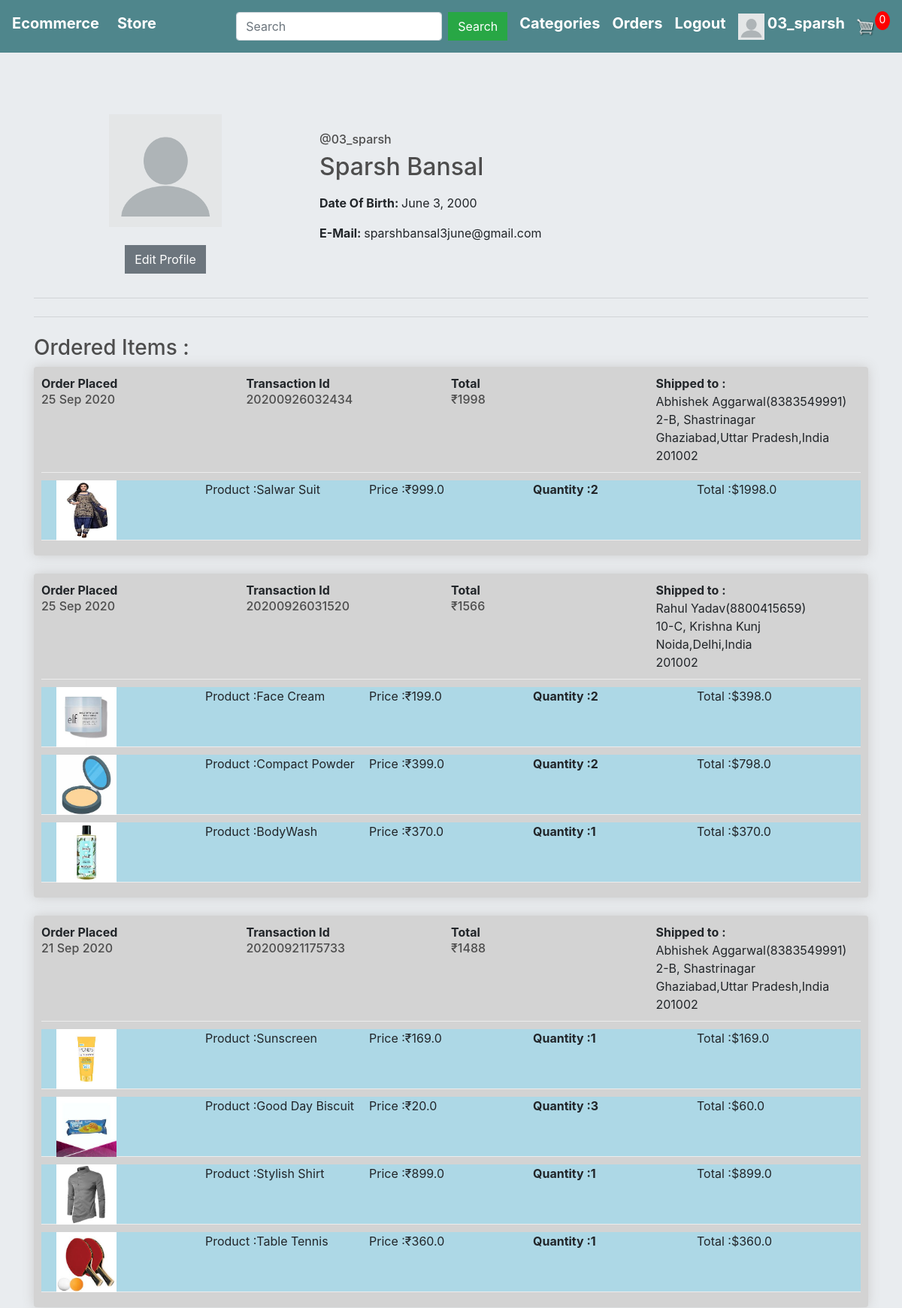
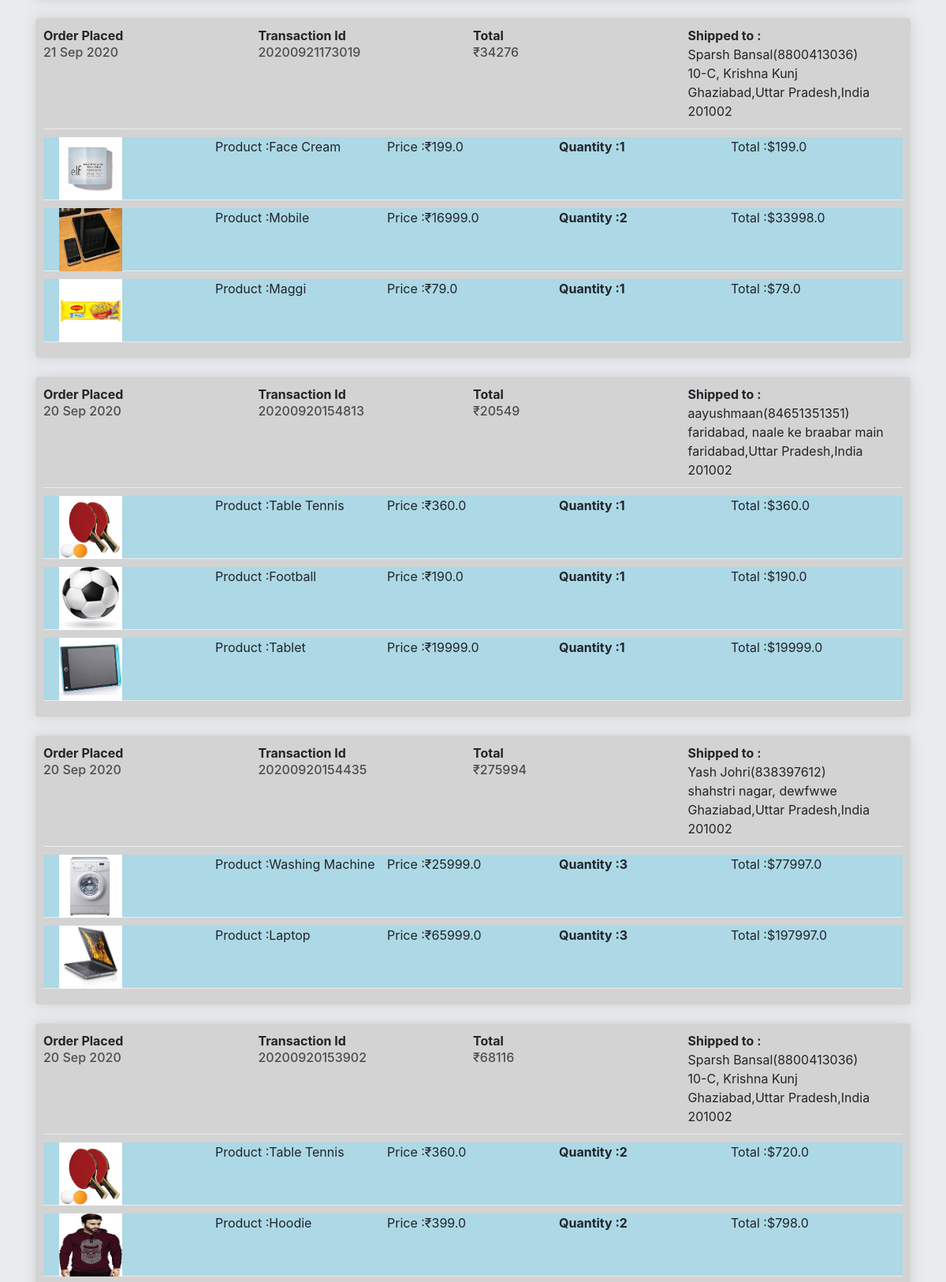
Screenshot of /auth/profile/03_sparsh/ (signed in, upper part) with the database file from the repository (2 pictures, top to bottom).
### accounts/models.py (models this page shows, shortened)
class Profile(models.Model):
    user = models.OneToOneField(User, on_delete=models.CASCADE)
    dob = models.DateField(null=True, blank=True, help_text="Date of Birth")
    photo = models.ImageField(
        null=True,
        blank=True,
        upload_to='profile_photos/',
        help_text="Profile Photo",
    )
    class Meta:
        verbose_name = "User Profile"
        verbose_name_plural = "User Profiles"

### store/models.py (models this page shows, shortened)
class FullOrder(models.Model):
    user = models.ForeignKey(User,on_delete=models.CASCADE,null=True)
    recepient_fullname = models.CharField(max_length=100, null=True, blank=False)
    phone_no = models.IntegerField(null=True, blank=False)
    address_line1 = models.CharField(max_length=200, null=True, blank=False)
    address_line2 = models.CharField(max_length=100, null=True, blank=True)
    city = models.CharField(max_length=200, null=True,blank=False)
    state = models.CharField(max_length=200, null=True,blank=False)
    country = models.CharField(max_length=100, null=True, blank=False)
    zipcode = models.CharField(max_length=200, null=True,blank=False)
    amount = models.IntegerField(null=True,blank=True)
    transaction_id = models.CharField(max_length=100,null=True,blank=False)
    date_ordered = models.DateTimeField(auto_now_add=True,null=True,blank=True)

class Purchased_item(models.Model):
    user = models.ForeignKey(User,on_delete=models.CASCADE,null=True)
    order = models.ForeignKey(FullOrder,on_delete=models.CASCADE,null=True)
    quantity = models.IntegerField(default=0, blank=True, null=True)
    name = models.CharField(max_length=100, blank=False, name=False)
    price = models.FloatField(blank=False, null=True)
    image = models.ImageField(null=True, blank=True)
    description = models.TextField(null=True, blank=True)
    @property
    def get_imageURL(self):
        try:
            url = self.image.url
        except:
            url = ''
        return url
    @property
    def get_total(self):
        total = self.price * self.quantity
        return total

### accounts/views.py (the view)
# urls.py: path('profile/<str:username>/', views.profilepage, name='profile_page'),  # Renamed URL pattern
def profilepage(request, username):
    if not request.user.is_authenticated:
        return HttpResponseRedirect(reverse('user_login'))
    total_item_cart = 0
    if request.user.is_authenticated:
        items = OrderItem.objects.filter(user=request.user)
        for item in items:
            total_item_cart += item.quantity
    user = User.objects.get(username=username)
    profile = Profile.objects.all()
    orders = FullOrder.objects.filter(user=request.user).order_by('-date_ordered')
    ordered = []
    for order in orders:
        tt = []
        items = Purchased_item.objects.filter(order=order)
        for item in items:
            tt.append(item)
        ordered.append({'order': order, 'items': tt})
    product_categories = ProductCategories.objects.all()
    context = {
        'product_categories': product_categories,
        'ordered': ordered,
        'profile': profile,
        'user': user,
        'total_item_cart': total_item_cart,
    }
    return render(request, 'accounts/profilepage.html', context)

### accounts/templates/accounts/profilepage.html (shortened to what this page needs)
{% extends 'store/main.html' %}
{% block content %}
    <div class="row my-2">
		<div class="col-lg-4 order-lg-1 text-center">
			{% if request.user.profile.photo %}
				<img src="{{ user.profile.photo.url }}" class="mx-auto img-fluid img-circle d-block" alt="avatar" width="150" height="150">
			{% else %}
				<img src="http://127.0.0.1:8000/static/images/default.png" class="mx-auto img-fluid img-circle d-block" alt="avatar" width="150" , height="150">
			{% endif %}
            {% if request.user.is_authenticated %}
				{% if request.user == user %}
					<br>
					<a class="btn btn-secondary mb-2" href="{% url 'edit_profile' %}">Edit Profile</a>
				{% endif %}
			{% endif %}
        </div>
        <div class="col-lg-8 order-lg-2">
            <div class="tab-content py-4">
                <div class="tab-pane active" id="profile">
					<h6>@{{user.username}}</h6>
                    <h2 class="mb-3">{{user.first_name}} {{user.last_name}}</h2>
                    <div class="row">
                        <div class="col-md-6">
							<p><strong>Date Of Birth: </strong>{{user.profile.dob}}</p>
							<p><strong>E-Mail: </strong>{{user.email}}</p>
                        </div>
                    </div>
                </div>
            </div>
        </div>
	</div>
	<hr class="my-4">
	<hr class="my-4">
	<h3>Ordered Items : </h3>
	<div>
		{% if request.user.is_authenticated %}
			{% for order in ordered %}
				<div class="box-element" style="background-color: lightgray" ">
						<div class="cart-row">
							<div style="flex:1">
								<strong>Order Placed</strong>
								<h6>{{ order.order.date_ordered | date:"d M Y"}} </h6>
							</div>
							<div style="flex:1">
								<strong>Transaction Id</strong>
								<h6>{{order.order.transaction_id}}</h6>
							</div>
							<div style="flex:1">
								<strong>Total</strong>
								<h6>&#8377;{{order.order.amount}}</h6>
							</div>
							<div style="flex:1">
								<strong>Shipped to :</strong>
								<div>{{order.order.recepient_fullname}}({{order.order.phone_no}})</div>
								<div>{{order.order.address_line1}}, {{order.order.address_line2}}</div>
								<div>{{order.order.city}},{{order.order.state}},{{order.order.country}}</div>
								<div>{{order.order.zipcode}}</div>
							</div>
						</div>
					{% for item in order.items %}
						<div class="cart-row" style="background-color: lightblue;height: 80px">
							<div style="flex:1"><img style="width: 80px; height: 80px;margin-left: 20px" class="row-image" src="{{item.get_imageURL}}"></div>
							<div style="flex:1"><p>Product :{{item.name}}</p></div>
							<div style="flex:1"><p>Price :&#8377;{{item.price}}</p></div>
							<div style="flex:1">
								<p class="quantity">Quantity :{{item.quantity}}</p>
							</div>
							<div style="flex:1"><p>Total :${{item.get_total}}</p></div>
						</div>
					{% endfor %}
				</div>
				<br>
			{% endfor %}
			<br>
		{% endif %}
	</div>
	<br><br>
{% endblock %}

### store/templates/store/main.html (shortened to what this page needs)
<!DOCTYPE html>
{% load static %}
<html>
<head>
	<link rel="stylesheet" href="https://stackpath.bootstrapcdn.com/bootstrap/4.4.1/css/bootstrap.min.css">
	<link rel="stylesheet" href="https://maxcdn.bootstrapcdn.com/bootstrap/4.0.0/css/bootstrap.min.css">
	<link rel="stylesheet" href="https://cdnjs.cloudflare.com/ajax/libs/font-awesome/5.14.0/css/all.min.css" />
	<link rel="stylesheet" type="text/css" href="{% static 'store/css/main.css' %}">
</head>
<body>
	<nav class="navbar navbar-expand-lg navbar-dark bg-dark">
	  <h5><strong><a class="navbar-brand" href="{% url 'store' %}" style="color: white">Ecommerce</a></strong></h5>
	  <div class="collapse navbar-collapse" id="navbarSupportedContent">
	    <ul class="navbar-nav mr-auto">
	      <li class="nav-item active">
	        <h5><strong><a class="nav-link" href="{% url 'store' %}" style="color: white">Store <span class="sr-only">(current)</span></a></strong></h5>
	      </li>
	    </ul>
	    <div class="form-inline my-2 my-lg-0">
	    	<form method="get" action="{% url 'search' %}" class="form-inline my-2 my-lg-0">
					<input type="search" name="search" aria-label="Search" placeholder="Search" class="form-control mr-sm-2">
					<button class="btn btn-success my-2 mr-sm-3" type="submit">Search</button>
			</form>
			<div class="dropdown mr-sm-3">
					  <h5><strong><a style="color: white">Categories</a></strong></h5>
			</div>
	    	{% if request.user.is_authenticated %}
	     		<h5 class="mr-sm-3"><strong><a href="{% url 'order_details' %}" style="color: white">Orders</a></strong></h5>
	     		<h5 class="mr-sm-3"><strong><a href="{% url 'user_logout' %}" style="color: white">Logout</a></strong></h5>
	     		{% if request.user.profile.photo %}
					<a href="{% url 'profilepage' username=user.username %}"><img class="mr-sm-1" src="{{ request.user.profile.photo.url }}" width="35" height="35"></a>
				{% else %}
					<a href="{% url 'profilepage' username=user.username %}"><img class="mr-sm-1" src="/static/images/default.png" width="35" , height="35"></a>
				{% endif %}
		    	<h5><strong><a href="{% url 'profilepage' username=request.user.username %}" style="color: white">{{request.user.username}}</a></strong></h5>
	     	{% else %}
	     		<h5 class="mr-sm-3"><strong><a href="{% url 'user_login' %}" style="color: white">Login</a></strong></h5>
	     		<div>
		     		<h5 class="mr-sm-3"><strong><a href="{% url 'register' %}" style="color: white">SignUp</a></strong></h5>
	     		</div>
	     	{% endif %}
	     	<a href="{% url 'cart' %}">
	    		<img  id="cart-icon" src="{% static 'images/cart.png' %}">
	    	</a>
	    	<p id="cart-total">{{total_item_cart}}</p>
	    </div>
	  </div>
	</nav>
	<div class="jumbotron jumbotron-fluid">
		<div class="container container-fluid">
			{% block content %}
			{% endblock %}
		</div>
	</div>
</body>
</html>

### static/store/css/main.css (style rules this page uses)
body { background-color: hsl(0, 0%, 98%); }
h1,h2,h3,h4,h5,h6 { color:hsl(0, 0%, 30%); }
.box-element { box-shadow:hsl(0, 0%, 80%) 0 0 16px; background-color: #fff; border-radius: 4px; padding: 10px; }
.bg-dark { background-color: #4f868c!important; }
#cart-icon { width:25px; display: inline-block; margin-left: 15px; }
#cart-total { display: block; text-align: center; color:#fff; background-color: red; width: 20px; height: 25px; border-radius: 50%; font-size: 14px; }
.col-lg-4, .col-lg-6, .col-lg-8, .col-lg-12 { margin-top: 10px; }
.btn { border-radius: 0; }
.row-image { width: 100px; }
.cart-row { display: flex; align-items: flex-stretch; padding-bottom: 10px; margin-bottom: 10px; border-bottom: 1px solid #ececec; }
.quantity { display: inline-block; font-weight: 700; padding-right:10px; }

### store/templates/store/main.html (style rules this page uses)
.dropdown { position: relative; display: inline-block; }

### rows the page displays
FullOrder: order.date_ordered "25 Sep 2020", order.transaction_id "20200926032434", order.amount "1998", order.recepient_fullname "Abhishek Aggarwal", order.phone_no "8383549991", order.address_line1 "2-B", order.address_line2 "Shastrinagar", order.city "Ghaziabad", order.state "Uttar Pradesh", order.country "India", order.zipcode "201002"
Purchased_item: get_imageURL (picture), name "Salwar Suit", price "999.0", quantity "2", get_total "1998.0"
FullOrder: order.date_ordered "25 Sep 2020", order.transaction_id "20200926031520", order.amount "1566", order.recepient_fullname "Rahul Yadav", order.phone_no "8800415659", order.address_line1 "10-C", order.address_line2 "Krishna Kunj", order.city "Noida", order.state "Delhi", order.country "India", order.zipcode "201002"
Purchased_item: get_imageURL (picture), name "Face Cream", price "199.0", quantity "2", get_total "398.0"
Purchased_item: get_imageURL (picture), name "Compact Powder", price "399.0", quantity "2", get_total "798.0"
Purchased_item: get_imageURL (picture), name "BodyWash", price "370.0", quantity "1", get_total "370.0"
FullOrder: order.date_ordered "21 Sep 2020", order.transaction_id "20200921175733", order.amount "1488", order.recepient_fullname "Abhishek Aggarwal", order.phone_no "8383549991", order.address_line1 "2-B", order.address_line2 "Shastrinagar", order.city "Ghaziabad", order.state "Uttar Pradesh", order.country "India", order.zipcode "201002"
Purchased_item: get_imageURL (picture), name "Sunscreen", price "169.0", quantity "1", get_total "169.0"
Purchased_item: get_imageURL (picture), name "Good Day Biscuit", price "20.0", quantity "3", get_total "60.0"
Purchased_item: get_imageURL (picture), name "Stylish Shirt", price "899.0", quantity "1", get_total "899.0"
Purchased_item: get_imageURL (picture), name "Table Tennis", price "360.0", quantity "1", get_total "360.0"
FullOrder: order.date_ordered "21 Sep 2020", order.transaction_id "20200921173019", order.amount "34276", order.recepient_fullname "Sparsh Bansal", order.phone_no "8800413036", order.address_line1 "10-C", order.address_line2 "Krishna Kunj", order.city "Ghaziabad", order.state "Uttar Pradesh", order.country "India", order.zipcode "201002"
Purchased_item: get_imageURL (picture), name "Face Cream", price "199.0", quantity "1", get_total "199.0"
Purchased_item: get_imageURL (picture), name "Mobile", price "16999.0", quantity "2", get_total "33998.0"
Purchased_item: get_imageURL (picture), name "Maggi", price "79.0", quantity "1", get_total "79.0"
FullOrder: order.date_ordered "20 Sep 2020", order.transaction_id "20200920154813", order.amount "20549", order.recepient_fullname "aayushmaan", order.phone_no "84651351351", order.address_line1 "faridabad", order.address_line2 "naale ke braabar main", order.city "faridabad", order.state "Uttar Pradesh", order.country "India", order.zipcode "201002"
Purchased_item: get_imageURL (picture), name "Table Tennis", price "360.0", quantity "1", get_total "360.0"
Purchased_item: get_imageURL (picture), name "Football", price "190.0", quantity "1", get_total "190.0"
Purchased_item: get_imageURL (picture), name "Tablet", price "19999.0", quantity "1", get_total "19999.0"
FullOrder: order.date_ordered "20 Sep 2020", order.transaction_id "20200920154435", order.amount "275994", order.recepient_fullname "Yash Johri", order.phone_no "838397612", order.address_line1 "shahstri nagar", order.address_line2 "dewfwwe", order.city "Ghaziabad", order.state "Uttar Pradesh", order.country "India", order.zipcode "201002"
Purchased_item: get_imageURL (picture), name "Washing Machine", price "25999.0", quantity "3", get_total "77997.0"
Purchased_item: get_imageURL (picture), name "Laptop", price "65999.0", quantity "3", get_total "197997.0"
FullOrder: order.date_ordered "20 Sep 2020", order.transaction_id "20200920153902", order.amount "68116", order.recepient_fullname "Sparsh Bansal", order.phone_no "8800413036", order.address_line1 "10-C", order.address_line2 "Krishna Kunj", order.city "Ghaziabad", order.state "Uttar Pradesh", order.country "India", order.zipcode "201002"
Purchased_item: get_imageURL (picture), name "Table Tennis", price "360.0", quantity "2", get_total "720.0"
Purchased_item: get_imageURL (picture), name "Hoodie", price "399.0", quantity "2", get_total "798.0"

### other values shown
{{ request.user.username }} "03_sparsh"
{{ total_item_cart }} "0"
{{ user.username }} "03_sparsh"
{{ user.first_name }} "Sparsh"
{{ user.last_name }} "Bansal"
{{ user.profile.dob }} "June 3, 2000"
{{ user.email }} "sparshbansal3june@gmail.com"
